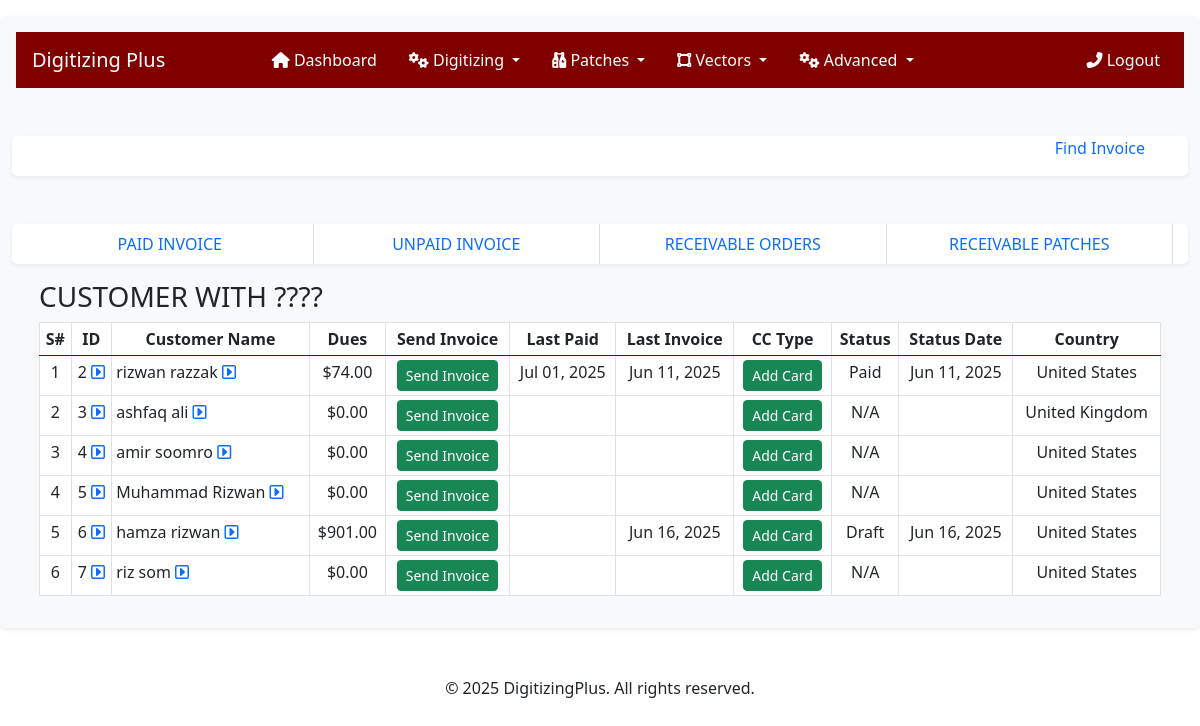
Screenshot of /user/admin/all-receivables/ (signed in) with the database file from the repository.
### users/models.py (models this page shows, shortened)
class User(AbstractUser):
    COUNTRY_CHOICES = [
        ('United States', 'United States'),
        ('United Kingdom', 'United Kingdom'),
        ('Australia', 'Australia'),
        ('New Zealand', 'New Zealand'),
        ('Germany', 'Germany'),
        ('Canada', 'Canada'),
    ]
    username = None
    user_id = models.CharField(max_length=100, unique=True, blank=False, null=False)
    email = models.EmailField(unique=True)
    email2 = models.EmailField(blank=True, null=True, verbose_name="Secondary Email")
    email3 = models.EmailField(blank=True, null=True, verbose_name="Tertiary Email")
    first_name = models.CharField(max_length=100, blank=False, null=False)
    last_name = models.CharField(max_length=100, blank=False, null=False)
    phone_number = models.CharField(max_length=50, null=True, blank=True)
    address = models.CharField(max_length=500)
    city = models.CharField(max_length=50)
    state = models.CharField(max_length=50)
    zip_code = models.CharField(max_length=15)
    created_at = models.DateField(auto_now_add=True, null=True, blank=True)
    country = models.CharField(
        max_length=15,
        choices=COUNTRY_CHOICES,
        default='US',  # Default to United States
        verbose_name="Country"
    )
    USERNAME_FIELD = 'user_id'
    REQUIRED_FIELDS = []  # Removed email from required fields
    objects = UserManager()
    COUNTRY_CODE_MAP = {
        'United States': 'us',
        'United Kingdom': 'gb',
        'Australia': 'au',
        'New Zealand': 'nz',
        'Germany': 'de',
        'Canada': 'ca',
    }

### finance/models.py (models this page shows, shortened)
class Payment(models.Model):
    METHOD_CHOICES = [
        ('cash', 'Cash'),
        ('card', 'Credit Card'),
        ('transfer', 'Bank Transfer'),
    ]
    invoice = models.ForeignKey(Invoice, on_delete=models.PROTECT, related_name='payments')
    amount = models.DecimalField(max_digits=10, decimal_places=2)
    payment_date = models.DateField(auto_now_add=True)
    method = models.CharField(max_length=20, choices=METHOD_CHOICES)
    note = models.TextField(null=True, blank=True)

class Invoice(models.Model):
    STATUS_CHOICES = [
        ('draft', 'Draft'),
        ('sent', 'Sent'),
        ('paid', 'Paid'),
        ('overdue', 'Overdue'),
    ]
    invoice_number = models.CharField(max_length=20, unique=True)
    customer = models.ForeignKey(settings.AUTH_USER_MODEL, on_delete=models.PROTECT)
    date = models.DateField(auto_now_add=True)
    status = models.CharField(max_length=20, choices=STATUS_CHOICES, default='draft')
    total = models.DecimalField(max_digits=10, decimal_places=2)
    created_at = models.DateField(auto_now_add=True, null=True, blank=True)
    digitizing_order = models.ForeignKey(
        'crafting.DigitizingOrder',
        on_delete=models.PROTECT,
        null=True,
        blank=True
    )
    patch_order = models.ForeignKey(
        'crafting.PatchOrder',
        on_delete=models.PROTECT,
        null=True,
        blank=True
    )
    vector_order = models.ForeignKey(
        'crafting.VectorOrder',
        on_delete=models.PROTECT,
        null=True,
        blank=True
    )
    class Meta:
        ordering = ['-date']

### users/adminviews.py (the view)
# urls.py: path('admin/all-receivables/', adminviews.admin_all_receivables, name='admin-all-receivables'),
@login_required
@user_passes_test(lambda u: u.is_superuser)
def admin_all_receivables(request):
    users = User.objects.filter(is_superuser=False)
    data = []
    for user in users:
        invoices = Invoice.objects.filter(customer=user)
        unpaid_total = invoices.exclude(status='paid').aggregate(total_due=Sum('total'))['total_due'] or 0
        last_invoice = invoices.order_by('-date').first()
        last_payment = Payment.objects.filter(invoice__customer=user).order_by('-payment_date').first()
        data.append({
            'user': user,
            'dues': unpaid_total,
            'last_invoice_date': last_invoice.date if last_invoice else None,
            'last_invoice_status': last_invoice.status if last_invoice else 'N/A',
            'last_status_date': last_invoice.date if last_invoice else None,  # Assuming created_at == status change
            'last_payment_date': last_payment.payment_date if last_payment else None,
        })
    return render(request, 'users/admin/all-receivables.html', {"data": data})

### digitizingplus/context_processors.py (called while the page is built)
def company_info(request):
    try:
        company = CompanyInfo.objects.first()
    except CompanyInfo.DoesNotExist:
        company = None
    return {'company_info': company}

### users/templates/users/admin/all-receivables.html (shortened to what this page needs)
{% extends "users/admin/base.html" %}
{% load static %}
{% block content %}
<div class="full-width-section">
    <div class="row mt-5 shadow-sm bg-body rounded centered-row">
        <div class="col-md-12">
            <p class="text-end pe-3"><a href="{% url "users:admin-invoice-list" %}" class="text-decoration-none">Find Invoice</a></p>
        </div>
    </div>
    <div class="row mt-5 shadow-sm bg-body rounded centered-row">
        <div class="col border-end py-2">
            <p class="text-center m-0"><a href="{% url "users:admin-paid-invoices" %}" class="text-decoration-none">PAID INVOICE</a></p>
        </div>
        <div class="col border-end py-2">
            <p class="text-center m-0"><a href="{% url "users:admin-unpaid-invoices" %}" class="text-decoration-none">UNPAID INVOICE</a></p>
        </div>
        <div class="col border-end py-2">
            <p class="text-center m-0"><a href="#" class="text-decoration-none">RECEIVABLE ORDERS</a></p>
        </div>
        <div class="col border-end py-2">
            <p class="text-center m-0"><a href="#" class="text-decoration-none">RECEIVABLE PATCHES</a></p>
        </div>
    </div>
    <div class="row mt-3 rounded centered-row">
        <h3>CUSTOMER WITH ????</h3>
        <div class="col-md-12">
            <div class="table-responsive">
                <table class="table table-sm table-bordered table-hover">
                  <thead class="table-maroon">
                    <tr>
                      <th scope="col" class="text-center">S#</th>
                      <th scope="col" class="text-center">ID</th>
                      <th scope="col" class="text-center">Customer Name</th>
                      <th scope="col" class="text-center">Dues</th>
                      <th scope="col" class="text-center">Send Invoice</th>
                      <th scope="col" class="text-center">Last Paid</th>
                      <th scope="col" class="text-center">Last Invoice</th>
                      <th scope="col" class="text-center">CC Type</th>
                      <th scope="col" class="text-center">Status</th>
                      <th scope="col" class="text-center">Status Date</th>
                      <th scope="col" class="text-center">Country</th>
                    </tr>
                  </thead>
                  <tbody>
                    {% for item in data %}
                      {% with u=item.user %}
                      <tr>
                        <td scope="row" class="text-center">{{ forloop.counter }}</td>
                        <td class="text-center">{{ u.id }}  <a href="{% url 'users:admin-user-detail' pk=u.id %}" class="text-decoration-none">
                          <i class="fa-regular fa-square-caret-right"></i>
                          </a>
                        </td>
                        <td>{{ u.first_name }} {{ u.last_name }}
                          <a href="" class="text-decoration-none">
                          <i class="fa-regular fa-square-caret-right"></i>
                          </a>
                        </td>
                        <td class="text-center">${{ item.dues|floatformat:2 }}</td>
                        <td class="text-center">
                          <a class="btn btn-sm btn-success" href="{% url "users:admin-customer-unpaid-invoices" u.id %}">Send Invoice</a>
                        </td>
                        <td class="text-center">
                          {{ item.last_payment_date|date:"M d, Y" }}
                        </td>
                        <td class="text-center">
                          {{ item.last_invoice_date|date:"M d, Y" }}
                        </td>
                        <td class="text-center">
                          <a class="btn btn-sm btn-success" href="{% url "users:admin-add-card" u.id %}">Add Card</a>
                        </td>
                        <td class="text-center">
                          {{ item.last_invoice_status|capfirst }}
                        </td>
                        <td class="text-center">
                          {{ item.last_status_date|date:"M d, Y" }}
                        </td>
                        <td class="text-center">
                          {{ u.country }}
                        </td>
                      </tr>
                      {% endwith %}
                    {% endfor %}
                  </tbody>
                </table>
              </div>
        </div>
    </div>
</div>
{% endblock content %}

### users/templates/users/admin/all-receivables.html (style rules this page uses)
.full-width-section { width: 100vw; position: relative; left: 50%; right: 50%; margin-left: -50vw; margin-right: -50vw; }
.centered-row { max-width: 98vw; margin: 0 auto; padding: 0 15px; }
.table-maroon { background-color: maroon; color: white; }
.table-maroon th { border-bottom: 1px solid maroon; }

### rows the page displays
User: user.id "2", user.first_name "rizwan", user.last_name "razzak", dues "74.00", last_payment_date "Jul 01, 2025", last_invoice_date "Jun 11, 2025", last_invoice_status "Paid", last_status_date "Jun 11, 2025", user.country "United States"
User: user.id "3", user.first_name "ashfaq", user.last_name "ali", dues "0.00", last_invoice_status "N/A", user.country "United Kingdom"
User: user.id "4", user.first_name "amir", user.last_name "soomro", dues "0.00", last_invoice_status "N/A", user.country "United States"
User: user.id "5", user.first_name "Muhammad", user.last_name "Rizwan", dues "0.00", last_invoice_status "N/A", user.country "United States"
User: user.id "6", user.first_name "hamza", user.last_name "rizwan", dues "901.00", last_invoice_date "Jun 16, 2025", last_invoice_status "Draft", last_status_date "Jun 16, 2025", user.country "United States"
User: user.id "7", user.first_name "riz", user.last_name "som", dues "0.00", last_invoice_status "N/A", user.country "United States"
